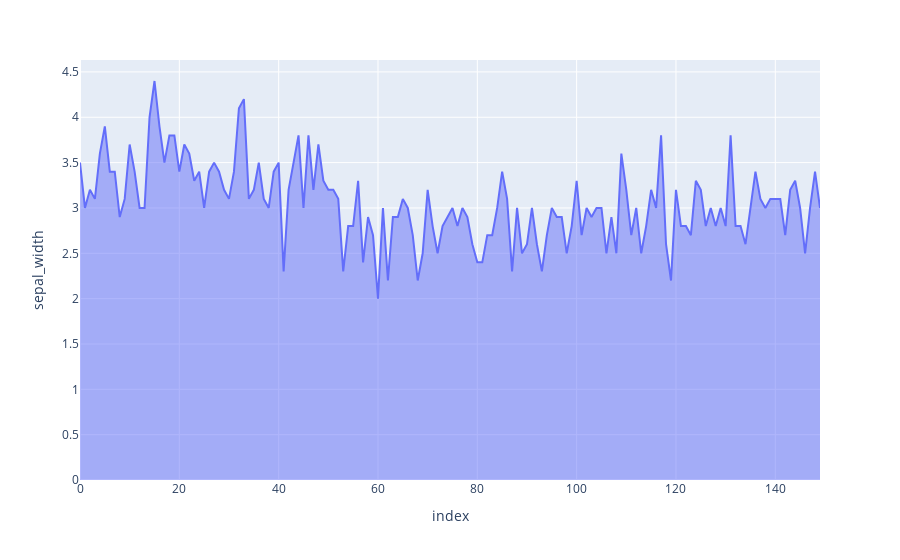

The notebook cell this image was saved under:
### Code cell
px.area(iris,y = 'sepal_width')

### Figure 1 — Plotly figure (JSON) as saved in the notebook; plotly's stock layout.template omitted (floating-point values rounded to 4 significant figures; data arrays with more than 128 entries replaced by an {"elided": "..."} marker saying what was removed)
{"data": [{"fillpattern": {"shape": ""}, "hovertemplate": "index=%{x}<br>sepal_width=%{y}<extra></extra>", "legendgroup": "", "line": {"color": "#636efa"}, "marker": {"symbol": "circle"}, "mode": "lines", "name": "", "orientation": "v", "showlegend": false, "stackgroup": "1", "type": "scatter", "x": {"elided": "150 int values"}, "xaxis": "x", "y": {"elided": "150 float values"}, "yaxis": "y"}], "layout": {"legend": {"tracegroupgap": 0}, "margin": {"t": 60}, "xaxis": {"anchor": "y", "domain": [0, 1], "title": {"text": "index"}}, "yaxis": {"anchor": "x", "domain": [0, 1], "title": {"text": "sepal_width"}}}}
